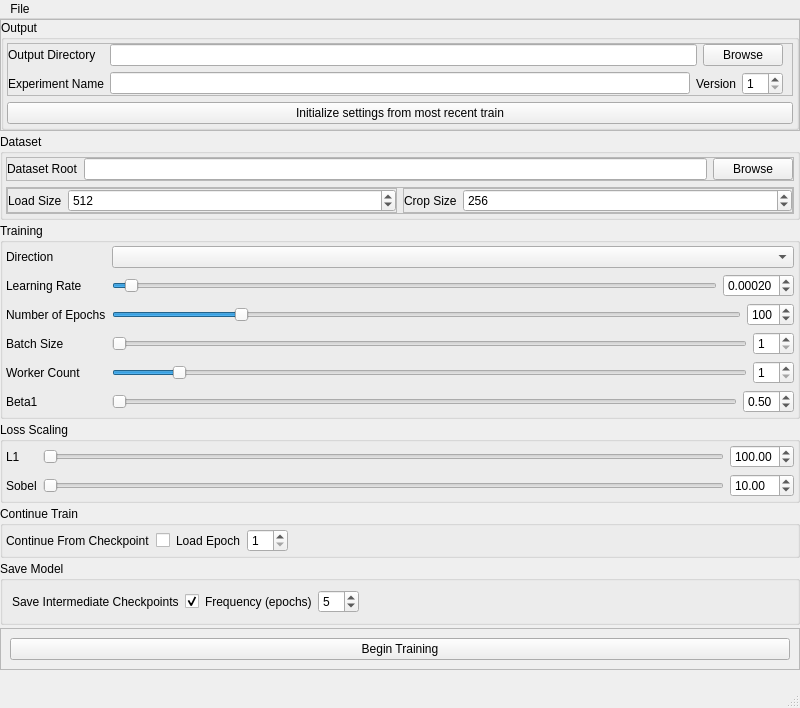
<?xml version="1.0" encoding="UTF-8"?>
<ui version="4.0">
 <class>MainWindow</class>
 <widget class="QMainWindow" name="MainWindow">
  <property name="geometry">
   <rect>
    <x>0</x>
    <y>0</y>
    <width>800</width>
    <height>708</height>
   </rect>
  </property>
  <property name="windowTitle">
   <string>MainWindow</string>
  </property>
  <widget class="QWidget" name="centralwidget">
   <layout class="QVBoxLayout" name="verticalLayout">
    <property name="spacing">
     <number>3</number>
    </property>
    <property name="leftMargin">
     <number>0</number>
    </property>
    <property name="topMargin">
     <number>0</number>
    </property>
    <property name="rightMargin">
     <number>0</number>
    </property>
    <property name="bottomMargin">
     <number>0</number>
    </property>
    <item>
     <widget class="QFrame" name="frame">
      <property name="frameShape">
       <enum>QFrame::StyledPanel</enum>
      </property>
      <property name="frameShadow">
       <enum>QFrame::Raised</enum>
      </property>
      <layout class="QVBoxLayout" name="verticalLayout_2">
       <property name="leftMargin">
        <number>0</number>
       </property>
       <property name="topMargin">
        <number>0</number>
       </property>
       <property name="rightMargin">
        <number>0</number>
       </property>
       <property name="bottomMargin">
        <number>0</number>
       </property>
       <item>
        <widget class="QGroupBox" name="groupBox">
         <property name="title">
          <string>Output</string>
         </property>
         <layout class="QVBoxLayout" name="verticalLayout_3">
          <property name="leftMargin">
           <number>3</number>
          </property>
          <property name="topMargin">
           <number>3</number>
          </property>
          <property name="rightMargin">
           <number>3</number>
          </property>
          <property name="bottomMargin">
           <number>3</number>
          </property>
          <item>
           <widget class="QFrame" name="frame_2">
            <property name="frameShape">
             <enum>QFrame::StyledPanel</enum>
            </property>
            <property name="frameShadow">
             <enum>QFrame::Raised</enum>
            </property>
            <layout class="QFormLayout" name="formLayout">
             <property name="leftMargin">
              <number>0</number>
             </property>
             <property name="topMargin">
              <number>0</number>
             </property>
             <property name="bottomMargin">
              <number>0</number>
             </property>
             <item row="2" column="0">
              <widget class="QLabel" name="label_2">
               <property name="text">
                <string>Output Directory</string>
               </property>
              </widget>
             </item>
             <item row="2" column="1">
              <layout class="QHBoxLayout" name="horizontalLayout_3">
               <item>
                <widget class="QLineEdit" name="output_directory"/>
               </item>
               <item>
                <widget class="QPushButton" name="browse_output">
                 <property name="text">
                  <string>Browse</string>
                 </property>
                </widget>
               </item>
              </layout>
             </item>
             <item row="3" column="0">
              <widget class="QLabel" name="label_3">
               <property name="text">
                <string>Experiment Name</string>
               </property>
              </widget>
             </item>
             <item row="3" column="1">
              <layout class="QHBoxLayout" name="horizontalLayout_4">
               <item>
                <widget class="QLineEdit" name="experiment_name"/>
               </item>
               <item>
                <widget class="QLabel" name="label_4">
                 <property name="text">
                  <string>Version</string>
                 </property>
                </widget>
               </item>
               <item>
                <widget class="QSpinBox" name="experiment_version">
                 <property name="minimum">
                  <number>1</number>
                 </property>
                </widget>
               </item>
              </layout>
             </item>
            </layout>
           </widget>
          </item>
          <item>
           <widget class="QPushButton" name="init_from_last_train">
            <property name="text">
             <string>Initialize settings from most recent train</string>
            </property>
           </widget>
          </item>
         </layout>
        </widget>
       </item>
      </layout>
     </widget>
    </item>
    <item>
     <widget class="QGroupBox" name="groupBox_3">
      <property name="title">
       <string>Dataset</string>
      </property>
      <layout class="QVBoxLayout" name="verticalLayout_4">
       <property name="leftMargin">
        <number>3</number>
       </property>
       <property name="topMargin">
        <number>3</number>
       </property>
       <property name="rightMargin">
        <number>3</number>
       </property>
       <property name="bottomMargin">
        <number>3</number>
       </property>
       <item>
        <widget class="QFrame" name="frame_3">
         <property name="frameShape">
          <enum>QFrame::StyledPanel</enum>
         </property>
         <property name="frameShadow">
          <enum>QFrame::Raised</enum>
         </property>
         <layout class="QFormLayout" name="formLayout_3">
          <property name="leftMargin">
           <number>0</number>
          </property>
          <property name="topMargin">
           <number>0</number>
          </property>
          <property name="rightMargin">
           <number>0</number>
          </property>
          <property name="bottomMargin">
           <number>0</number>
          </property>
          <item row="0" column="0">
           <widget class="QLabel" name="label">
            <property name="text">
             <string>Dataset Root</string>
            </property>
           </widget>
          </item>
          <item row="0" column="1">
           <layout class="QHBoxLayout" name="horizontalLayout_2">
            <item>
             <widget class="QLineEdit" name="dataset_root"/>
            </item>
            <item>
             <widget class="QPushButton" name="browse_dataset">
              <property name="text">
               <string>Browse</string>
              </property>
             </widget>
            </item>
           </layout>
          </item>
         </layout>
        </widget>
       </item>
       <item>
        <widget class="QFrame" name="frame_4">
         <property name="frameShape">
          <enum>QFrame::StyledPanel</enum>
         </property>
         <property name="frameShadow">
          <enum>QFrame::Raised</enum>
         </property>
         <layout class="QHBoxLayout" name="horizontalLayout_9">
          <property name="leftMargin">
           <number>0</number>
          </property>
          <property name="topMargin">
           <number>0</number>
          </property>
          <property name="rightMargin">
           <number>0</number>
          </property>
          <property name="bottomMargin">
           <number>0</number>
          </property>
          <item>
           <widget class="QFrame" name="frame_5">
            <property name="frameShape">
             <enum>QFrame::StyledPanel</enum>
            </property>
            <property name="frameShadow">
             <enum>QFrame::Raised</enum>
            </property>
            <layout class="QFormLayout" name="formLayout_4">
             <property name="leftMargin">
              <number>0</number>
             </property>
             <property name="topMargin">
              <number>0</number>
             </property>
             <property name="rightMargin">
              <number>0</number>
             </property>
             <property name="bottomMargin">
              <number>0</number>
             </property>
             <item row="0" column="0">
              <widget class="QLabel" name="label_10">
               <property name="text">
                <string>Load Size</string>
               </property>
              </widget>
             </item>
             <item row="0" column="1">
              <widget class="QSpinBox" name="load_size">
               <property name="minimum">
                <number>64</number>
               </property>
               <property name="maximum">
                <number>2048</number>
               </property>
               <property name="singleStep">
                <number>64</number>
               </property>
               <property name="value">
                <number>512</number>
               </property>
              </widget>
             </item>
            </layout>
           </widget>
          </item>
          <item>
           <widget class="QFrame" name="frame_6">
            <property name="frameShape">
             <enum>QFrame::StyledPanel</enum>
            </property>
            <property name="frameShadow">
             <enum>QFrame::Raised</enum>
            </property>
            <layout class="QFormLayout" name="formLayout_5">
             <property name="leftMargin">
              <number>0</number>
             </property>
             <property name="topMargin">
              <number>0</number>
             </property>
             <property name="rightMargin">
              <number>0</number>
             </property>
             <property name="bottomMargin">
              <number>0</number>
             </property>
             <item row="0" column="0">
              <widget class="QLabel" name="label_11">
               <property name="text">
                <string>Crop Size</string>
               </property>
              </widget>
             </item>
             <item row="0" column="1">
              <widget class="QSpinBox" name="crop_size">
               <property name="minimum">
                <number>64</number>
               </property>
               <property name="maximum">
                <number>1024</number>
               </property>
               <property name="singleStep">
                <number>64</number>
               </property>
               <property name="value">
                <number>256</number>
               </property>
              </widget>
             </item>
            </layout>
           </widget>
          </item>
         </layout>
        </widget>
       </item>
      </layout>
     </widget>
    </item>
    <item>
     <widget class="QGroupBox" name="groupBox_2">
      <property name="title">
       <string>Training</string>
      </property>
      <layout class="QFormLayout" name="formLayout_2">
       <property name="leftMargin">
        <number>3</number>
       </property>
       <property name="topMargin">
        <number>3</number>
       </property>
       <property name="rightMargin">
        <number>3</number>
       </property>
       <property name="bottomMargin">
        <number>3</number>
       </property>
       <item row="0" column="0">
        <widget class="QLabel" name="label_5">
         <property name="text">
          <string>Direction</string>
         </property>
        </widget>
       </item>
       <item row="0" column="1">
        <widget class="QComboBox" name="direction"/>
       </item>
       <item row="1" column="0">
        <widget class="QLabel" name="label_7">
         <property name="text">
          <string>Learning Rate</string>
         </property>
        </widget>
       </item>
       <item row="1" column="1">
        <layout class="QHBoxLayout" name="horizontalLayout_6">
         <item>
          <widget class="QSlider" name="lr_slider">
           <property name="maximum">
            <number>100</number>
           </property>
           <property name="value">
            <number>2</number>
           </property>
           <property name="orientation">
            <enum>Qt::Horizontal</enum>
           </property>
          </widget>
         </item>
         <item>
          <widget class="QDoubleSpinBox" name="learning_rate">
           <property name="decimals">
            <number>5</number>
           </property>
           <property name="minimum">
            <double>0.000000000000000</double>
           </property>
           <property name="maximum">
            <double>0.100000000000000</double>
           </property>
           <property name="singleStep">
            <double>0.000100000000000</double>
           </property>
           <property name="value">
            <double>0.000200000000000</double>
           </property>
          </widget>
         </item>
        </layout>
       </item>
       <item row="2" column="0">
        <widget class="QLabel" name="label_6">
         <property name="text">
          <string>Number of Epochs</string>
         </property>
        </widget>
       </item>
       <item row="2" column="1">
        <layout class="QHBoxLayout" name="horizontalLayout_5">
         <item>
          <widget class="QSlider" name="num_epochs_slider">
           <property name="minimum">
            <number>1</number>
           </property>
           <property name="maximum">
            <number>500</number>
           </property>
           <property name="value">
            <number>100</number>
           </property>
           <property name="orientation">
            <enum>Qt::Horizontal</enum>
           </property>
          </widget>
         </item>
         <item>
          <widget class="QSpinBox" name="num_epochs">
           <property name="minimum">
            <number>1</number>
           </property>
           <property name="maximum">
            <number>500</number>
           </property>
           <property name="singleStep">
            <number>5</number>
           </property>
           <property name="value">
            <number>100</number>
           </property>
          </widget>
         </item>
        </layout>
       </item>
       <item row="3" column="0">
        <widget class="QLabel" name="label_8">
         <property name="text">
          <string>Batch Size</string>
         </property>
        </widget>
       </item>
       <item row="3" column="1">
        <layout class="QHBoxLayout" name="horizontalLayout_7">
         <item>
          <widget class="QSlider" name="batch_size_slider">
           <property name="minimum">
            <number>1</number>
           </property>
           <property name="maximum">
            <number>32</number>
           </property>
           <property name="value">
            <number>1</number>
           </property>
           <property name="orientation">
            <enum>Qt::Horizontal</enum>
           </property>
          </widget>
         </item>
         <item>
          <widget class="QSpinBox" name="batch_size">
           <property name="minimum">
            <number>1</number>
           </property>
           <property name="maximum">
            <number>32</number>
           </property>
          </widget>
         </item>
        </layout>
       </item>
       <item row="4" column="0">
        <widget class="QLabel" name="label_9">
         <property name="text">
          <string>Worker Count</string>
         </property>
        </widget>
       </item>
       <item row="4" column="1">
        <layout class="QHBoxLayout" name="horizontalLayout_8">
         <item>
          <widget class="QSlider" name="worker_count_slider">
           <property name="minimum">
            <number>1</number>
           </property>
           <property name="maximum">
            <number>32</number>
           </property>
           <property name="value">
            <number>4</number>
           </property>
           <property name="orientation">
            <enum>Qt::Horizontal</enum>
           </property>
          </widget>
         </item>
         <item>
          <widget class="QSpinBox" name="worker_count">
           <property name="minimum">
            <number>1</number>
           </property>
           <property name="maximum">
            <number>32</number>
           </property>
          </widget>
         </item>
        </layout>
       </item>
       <item row="5" column="0">
        <widget class="QLabel" name="label_14">
         <property name="text">
          <string>Beta1</string>
         </property>
        </widget>
       </item>
       <item row="5" column="1">
        <layout class="QHBoxLayout" name="horizontalLayout_14">
         <item>
          <widget class="QSlider" name="beta1_slider">
           <property name="maximum">
            <number>250</number>
           </property>
           <property name="orientation">
            <enum>Qt::Horizontal</enum>
           </property>
          </widget>
         </item>
         <item>
          <widget class="QDoubleSpinBox" name="beta1">
           <property name="maximum">
            <double>2.500000000000000</double>
           </property>
           <property name="singleStep">
            <double>0.100000000000000</double>
           </property>
           <property name="value">
            <double>0.500000000000000</double>
           </property>
          </widget>
         </item>
        </layout>
       </item>
      </layout>
     </widget>
    </item>
    <item>
     <widget class="QGroupBox" name="groupBox_4">
      <property name="title">
       <string>Loss Scaling</string>
      </property>
      <layout class="QFormLayout" name="formLayout_6">
       <property name="leftMargin">
        <number>3</number>
       </property>
       <property name="topMargin">
        <number>3</number>
       </property>
       <property name="rightMargin">
        <number>3</number>
       </property>
       <property name="bottomMargin">
        <number>3</number>
       </property>
       <item row="0" column="0">
        <widget class="QLabel" name="label_12">
         <property name="text">
          <string>L1</string>
         </property>
        </widget>
       </item>
       <item row="0" column="1">
        <layout class="QHBoxLayout" name="horizontalLayout_10">
         <item>
          <widget class="QSlider" name="l1_slider">
           <property name="maximum">
            <number>500</number>
           </property>
           <property name="orientation">
            <enum>Qt::Horizontal</enum>
           </property>
          </widget>
         </item>
         <item>
          <widget class="QDoubleSpinBox" name="l1">
           <property name="maximum">
            <double>500.000000000000000</double>
           </property>
           <property name="singleStep">
            <double>5.000000000000000</double>
           </property>
           <property name="value">
            <double>100.000000000000000</double>
           </property>
          </widget>
         </item>
        </layout>
       </item>
       <item row="1" column="0">
        <widget class="QLabel" name="label_13">
         <property name="text">
          <string>Sobel</string>
         </property>
        </widget>
       </item>
       <item row="1" column="1">
        <layout class="QHBoxLayout" name="horizontalLayout_11">
         <item>
          <widget class="QSlider" name="sobel_slider">
           <property name="maximum">
            <number>100</number>
           </property>
           <property name="orientation">
            <enum>Qt::Horizontal</enum>
           </property>
          </widget>
         </item>
         <item>
          <widget class="QDoubleSpinBox" name="sobel">
           <property name="maximum">
            <double>100.000000000000000</double>
           </property>
           <property name="value">
            <double>10.000000000000000</double>
           </property>
          </widget>
         </item>
        </layout>
       </item>
      </layout>
     </widget>
    </item>
    <item>
     <widget class="QGroupBox" name="groupBox_5">
      <property name="title">
       <string>Continue Train</string>
      </property>
      <layout class="QHBoxLayout" name="horizontalLayout_16">
       <property name="leftMargin">
        <number>3</number>
       </property>
       <property name="topMargin">
        <number>3</number>
       </property>
       <property name="rightMargin">
        <number>3</number>
       </property>
       <property name="bottomMargin">
        <number>3</number>
       </property>
       <item>
        <widget class="QLabel" name="label_15">
         <property name="sizePolicy">
          <sizepolicy hsizetype="Maximum" vsizetype="Preferred">
           <horstretch>0</horstretch>
           <verstretch>0</verstretch>
          </sizepolicy>
         </property>
         <property name="text">
          <string>Continue From Checkpoint</string>
         </property>
        </widget>
       </item>
       <item>
        <widget class="QCheckBox" name="continue_train">
         <property name="sizePolicy">
          <sizepolicy hsizetype="Maximum" vsizetype="Fixed">
           <horstretch>0</horstretch>
           <verstretch>0</verstretch>
          </sizepolicy>
         </property>
         <property name="text">
          <string/>
         </property>
        </widget>
       </item>
       <item>
        <widget class="QLabel" name="label_16">
         <property name="sizePolicy">
          <sizepolicy hsizetype="Maximum" vsizetype="Preferred">
           <horstretch>0</horstretch>
           <verstretch>0</verstretch>
          </sizepolicy>
         </property>
         <property name="text">
          <string>Load Epoch</string>
         </property>
        </widget>
       </item>
       <item>
        <widget class="QSpinBox" name="load_epoch">
         <property name="minimum">
          <number>1</number>
         </property>
        </widget>
       </item>
       <item>
        <spacer name="horizontalSpacer">
         <property name="orientation">
          <enum>Qt::Horizontal</enum>
         </property>
         <property name="sizeHint" stdset="0">
          <size>
           <width>40</width>
           <height>20</height>
          </size>
         </property>
        </spacer>
       </item>
      </layout>
     </widget>
    </item>
    <item>
     <widget class="QGroupBox" name="groupBox_6">
      <property name="title">
       <string>Save Model</string>
      </property>
      <layout class="QHBoxLayout" name="horizontalLayout_17">
       <item>
        <widget class="QLabel" name="label_17">
         <property name="sizePolicy">
          <sizepolicy hsizetype="Maximum" vsizetype="Preferred">
           <horstretch>0</horstretch>
           <verstretch>0</verstretch>
          </sizepolicy>
         </property>
         <property name="text">
          <string>Save Intermediate Checkpoints</string>
         </property>
        </widget>
       </item>
       <item>
        <widget class="QCheckBox" name="save_checkpoints">
         <property name="sizePolicy">
          <sizepolicy hsizetype="Maximum" vsizetype="Fixed">
           <horstretch>0</horstretch>
           <verstretch>0</verstretch>
          </sizepolicy>
         </property>
         <property name="text">
          <string/>
         </property>
         <property name="checked">
          <bool>true</bool>
         </property>
        </widget>
       </item>
       <item>
        <widget class="QLabel" name="label_18">
         <property name="sizePolicy">
          <sizepolicy hsizetype="Maximum" vsizetype="Preferred">
           <horstretch>0</horstretch>
           <verstretch>0</verstretch>
          </sizepolicy>
         </property>
         <property name="text">
          <string>Frequency (epochs)</string>
         </property>
        </widget>
       </item>
       <item>
        <widget class="QSpinBox" name="save_frequency">
         <property name="sizePolicy">
          <sizepolicy hsizetype="Maximum" vsizetype="Fixed">
           <horstretch>0</horstretch>
           <verstretch>0</verstretch>
          </sizepolicy>
         </property>
         <property name="minimum">
          <number>1</number>
         </property>
         <property name="value">
          <number>5</number>
         </property>
        </widget>
       </item>
       <item>
        <spacer name="horizontalSpacer_2">
         <property name="orientation">
          <enum>Qt::Horizontal</enum>
         </property>
         <property name="sizeHint" stdset="0">
          <size>
           <width>40</width>
           <height>20</height>
          </size>
         </property>
        </spacer>
       </item>
      </layout>
     </widget>
    </item>
    <item>
     <widget class="QFrame" name="frame_7">
      <property name="frameShape">
       <enum>QFrame::StyledPanel</enum>
      </property>
      <property name="frameShadow">
       <enum>QFrame::Raised</enum>
      </property>
      <layout class="QHBoxLayout" name="horizontalLayout_18">
       <item>
        <widget class="QPushButton" name="begin_training">
         <property name="text">
          <string>Begin Training</string>
         </property>
        </widget>
       </item>
      </layout>
     </widget>
    </item>
    <item>
     <spacer name="verticalSpacer">
      <property name="orientation">
       <enum>Qt::Vertical</enum>
      </property>
      <property name="sizeHint" stdset="0">
       <size>
        <width>20</width>
        <height>40</height>
       </size>
      </property>
     </spacer>
    </item>
   </layout>
  </widget>
  <widget class="QMenuBar" name="menubar">
   <property name="geometry">
    <rect>
     <x>0</x>
     <y>0</y>
     <width>800</width>
     <height>22</height>
    </rect>
   </property>
   <widget class="QMenu" name="menuFile">
    <property name="title">
     <string>File</string>
    </property>
    <addaction name="actionLoad_From_Config"/>
   </widget>
   <addaction name="menuFile"/>
  </widget>
  <widget class="QStatusBar" name="statusbar"/>
  <action name="actionLoad_From_Config">
   <property name="text">
    <string>Load From Config</string>
   </property>
  </action>
 </widget>
 <resources/>
 <connections/>
</ui>
